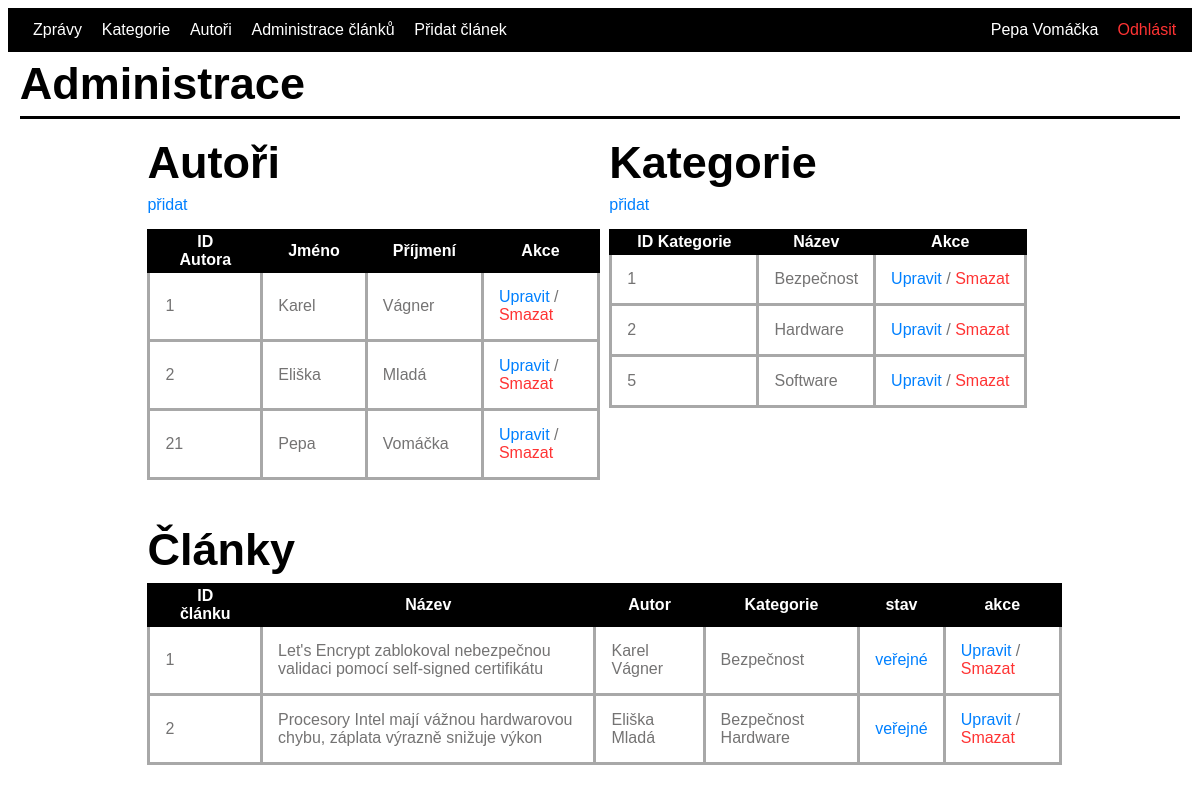
The app's page /administration.php (signed in) with its own data.
### tables this page shows
CREATE TABLE `author` (
  `id` int(11) NOT NULL,
  `email` varchar(255) NOT NULL,
  `password` varchar(255) NOT NULL,
  `name` varchar(20) NOT NULL,
  `surname` varchar(50) NOT NULL
);

CREATE TABLE `category` (
  `id` int(11) NOT NULL,
  `name` varchar(50) NOT NULL
);

CREATE TABLE `article` (
  `id` int(10) UNSIGNED NOT NULL,
  `author_id` int(11) NOT NULL,
  `title` varchar(150) NOT NULL,
  `perex` text NOT NULL,
  `text` text NOT NULL,
  `visible` tinyint(1) NOT NULL,
  `created_at` timestamp NOT NULL DEFAULT current_timestamp()
);

CREATE TABLE `article_category` (
  `article_id` int(10) UNSIGNED NOT NULL,
  `category_id` int(11) NOT NULL
);

### administration.php (the view, shortened to what this page needs)
<html lang="en">
<head>
    <link rel="stylesheet" href="style.css">
</head>
<body>
<?php
require_once 'database.php';
$sql = 'SELECT article.id, article.title, article.perex, article.created_at, author.name, author.surname,article.author_id,article.visible FROM article
    INNER JOIN author on article.author_id = author.id
    order by article.title
    ';
$stmt = $conn->query($sql);
$articles = $stmt->fetchAll();
$acsql = 'SELECT article_category.article_id, article_category.category_id, category.name FROM article_category
INNER JOIN category on category.id = article_category.category_id
';
$acstmt = $conn->query($acsql);
$ac = $acstmt->fetchAll();
$authorsql = 'SELECT * FROM author';
$authorstmt = $conn->query($authorsql);
$author = $authorstmt->fetchAll();
$categorysql = 'SELECT * FROM category';
$categorystmt = $conn->query($categorysql);
$category = $categorystmt->fetchAll();
?>
<header class="header">
        <div class="header1">
        <a class="odkazy" href="index.php">Zprávy</a>
        <a class="odkazy" href="category.php">Kategorie</a>
        <a class="odkazy" href="author.php">Autoři</a>
        <?php if(isset($_SESSION['author'])): ?>
        <a class="odkazy" href="administration.php">Administrace článků</a>
        <a class="odkazy" href="articleadd.php">Přidat článek</a>
        <?php endif; ?>
        </div>
        <div class="header2">
        <?php if(isset($_SESSION['author'])): ?>
            <?= $_SESSION['author']['name'] ?>
            <?= $_SESSION['author']['surname'] ?>
        <?php endif; ?>
        <?php if(isset($_SESSION['author'])): ?>
        <a class="logout" href="logout.php"> Odhlásit</a>
        <?php else: ?>
        <a class="login" href="login.php">Přihlásit se</a>
        |
        <a class="login" href="authoradd.php">Registrace</a>
        <?php endif; ?>
        </div>
</header>
<div class="head">
<h1 class="Title">Administrace</h1>
</div>
<div class="AdministrationMain">
<div  class="TableAuthor">
<h1 class="Title">Autoři</h1>
<a class="ahrefAdministration" href="authoradd.php">přidat</a>
<table>
    <tr>
        <th>ID Autora</th>
        <th>Jméno</th>
        <th>Příjmení</th>
        <th>Akce</th>
    </tr>
    <?php foreach ($author as $auth): ?>
    <tr>
        <td><?= $auth['id'] ?></td>
        <td><?= $auth['name'] ?></td>
        <td><?= $auth['surname'] ?></td>
        <td>
            <a class="addahref" href="authoradd.php?id=<?= $auth['id'] ?>">Upravit</a> /
            <a class="deleteahref" href="authordelete.php?id=<?= $auth['id'] ?>">Smazat</a>
        </td>
    </tr>
    <?php endforeach; ?>
</table>
</div>
<div class="TableCategory">
<h1 class="Title">Kategorie</h1>
<a class="ahrefAdministration" href="categoryadd.php">přidat</a>
<table>
    <tr>
        <th>ID Kategorie</th>
        <th>Název</th>
        <th>Akce</th>
    </tr>
    <?php foreach ($category as $cat): ?>
    <tr>
        <td><?= $cat['id'] ?></td>
        <td><?= $cat['name'] ?></td>
        <td>
            <a class="addahref" href="categoryadd.php?id=<?= $cat['id'] ?>">Upravit</a> /
            <a class="deleteahref" href="categorydelete.php?id=<?= $cat['id'] ?>">Smazat</a>
        </td>
    </tr>
    <?php endforeach; ?>
</table>
</div>
<div class="TableArticle">
<h1 class="Title">Články</h1>
<table>
    <tr>
        <th>ID článku</th>
        <th>Název</th>
        <th>Autor</th>
        <th>Kategorie</th>
        <th>stav</th>
        <th>akce</th>
    </tr>
    <?php foreach ($articles as $a): ?>
    <tr>
        <td><?= $a['id'] ?></td>
        <td><?= $a['title'] ?></td>
        <td><?= $a['name'] ?> <?= $a['surname'] ?></td>
        <td>
        <?php foreach ($ac as $autcat): ?>
            <?php if ($autcat['article_id']==$a['id']): ?>
                <?= $autcat['name'] ?>
            <?php endif; ?>
        <?php endforeach; ?>
        </td>
        <?php if ($a['visible']==true): ?>
         <td><p style="color: rgb(0, 128, 255);">veřejné</p></td>
         <?php endif; ?>
        <td>
            <a class="addahref" href="articleedit.php?id=<?= $a['id'] ?>">Upravit</a> /
            <a class="deleteahref" href="articledelete.php?id=<?= $a['id'] ?>">Smazat</a>
        </td>
    </tr>
    <?php endforeach; ?>
</table>
</div>
</div>
</body>
</html>

### style.css (style rules this page uses)
@media only screen and (min-width: 1111px) { body { font-family: "Arial"; } }
@media only screen and (min-width: 1111px) { header { border: solid 1px black; background-color: black; padding: 1%; } }
@media only screen and (min-width: 1111px) { .odkazy { margin-left: 1%; color: white; text-decoration: none; border: solid black; } }
@media only screen and (min-width: 1111px) { .head { border-bottom: 3px black solid; margin: 1%; } }
@media only screen and (min-width: 1111px) { .Title { font-size: 45px; line-height: 0.1; } }
@media only screen and (min-width: 1111px) { .AdministrationMain { display: grid; grid-template-columns: 50% 50%; grid-template-rows:50% 50%; margin: 1%; padding-right: 10%; padding-left: 10%; } }
@media only screen and (min-width: 1111px) { .TableAuthor { grid-column: 1; grid-row: 1; padding-left: 2%; } }
@media only screen and (min-width: 1111px) { .TableCategory { grid-column: 2; grid-row: 1; padding-left: 2%; } }
@media only screen and (min-width: 1111px) { .TableArticle { margin-top: 5%; grid-column: span 2; grid-row: 2; padding-left: 1%; } }
@media only screen and (min-width: 1111px) { table { margin-top: 15px; text-align: left; border-collapse:collapse; margin-bottom: 20px; } }
@media only screen and (min-width: 1111px) { th { text-align: center; border: solid 3px black; color: white; background-color: black; padding-left: 25px; padding-right: 25px; } }
@media only screen and (min-width: 1111px) { td { padding: 15px; color: rgb(116, 115, 115); border: 3px solid rgb(168, 168, 168); } }
@media only screen and (min-width: 1111px) { .ahrefAdministration { padding-bottom: 3px; text-decoration: none; color: rgb(0, 128, 255); } }
@media only screen and (min-width: 1111px) { .addahref { text-decoration: none; color: rgb(0, 128, 255); } }
@media only screen and (min-width: 1111px) { .deleteahref { text-decoration: none; color: rgb(255, 51, 51); } }
@media only screen and (min-width: 1111px) { .header { color:white; display: grid; grid-template-columns: 80% 20%; } }
@media only screen and (min-width: 1111px) { .header1 { color:white; grid-column: 1; } }
@media only screen and (min-width: 1111px) { .header2 { color:white; text-align: right; grid-column: 2; } }
@media only screen and (min-width: 1111px) { .logout { margin-left: 5%; color: rgb(255, 51, 51);; text-decoration: none; border: solid black; } }

### records on screen
author: id "1", name "Karel", surname "Vágner"
author: id "2", name "Eliška", surname "Mladá"
author: id "21", name "Pepa", surname "Vomáčka"
category: id "1", name "Bezpečnost"
category: id "2", name "Hardware"
category: id "5", name "Software"
article: id "1", title "Let's Encrypt zablokoval nebezpečnou validaci pomocí self-signed certifikátu", author.name "Karel", author.surname "Vágner", visible "veřejné"
article_category: category.name "Bezpečnost"
article: id "2", title "Procesory Intel mají vážnou hardwarovou chybu, záplata výrazně snižuje výkon", author.name "Eliška", author.surname "Mladá", visible "veřejné"
article_category: category.name "Bezpečnost"
article_category: category.name "Hardware"

### other values on screen
$_SESSION['author']['name'] "Pepa"
$_SESSION['author']['surname'] "Vomáčka"
